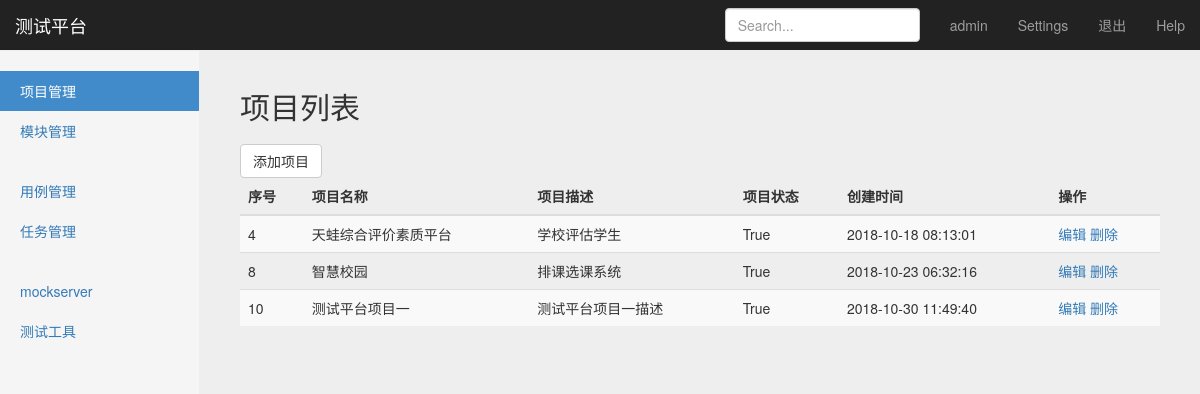
The app's page /manage/project_manage/ (signed in) with its own data.
### project_app/models.py (models this page shows, shortened)
class Project(models.Model):
    name = models.CharField("项目名称", blank=False,max_length=1000)
    desc = models.CharField("项目描述",blank=True, max_length=5000)
    status = models.BooleanField("项目状态", default=True)
    create_time = models.DateTimeField("创建时间", auto_now_add=True)

### project_app/views/project_views.py (the view)
# urls.py: path('project_manage/', project_views.project_manage),
@login_required #判断用户是否已经登录，如果未登录，在浏览器中直接输入project_manage的地址，不让访问
def project_manage(request):
    project_list = Project.objects.all()
    username = request.session.get('user1', '')
    return render(request, "project_manage.html", {"user": username, "projects": project_list, "type": 'list'})

### templates/project_manage.html (shortened to what this page needs)
{% extends "base.html" %}
{% block content %}
    <nav class="navbar navbar-inverse navbar-fixed-top">
      <div class="container-fluid">
        <div class="navbar-header">
          <a class="navbar-brand" href="#">测试平台</a>
        </div>
        <div id="navbar" class="navbar-collapse collapse">
          <ul class="nav navbar-nav navbar-right">
            <li><a href="#">{{ user }}</a></li>
            <li><a href="#">Settings</a></li>
            <li><a href="/logout/">退出</a></li>
            <li><a href="#">Help</a></li>
          </ul>
          <form class="navbar-form navbar-right">
            <input type="text" class="form-control" placeholder="Search...">
          </form>
        </div>
      </div>
    </nav>
    <div class="container-fluid">
      <div class="row">
        <div class="col-sm-3 col-md-2 sidebar">
          <ul class="nav nav-sidebar">
            <li class="active"><a href="#" id="project_manage">项目管理</a></li>
              <li><a href="/manage/module_manage/" id="module_manage">模块管理</a></li>
          </ul>
          <ul class="nav nav-sidebar">
            <li><a href="/interface/case_manage/" id="case_manage">用例管理</a></li>
            <li><a href="/interface/task_manage/" id="task_manage">任务管理</a></li>
          </ul>
          <ul class="nav nav-sidebar">
            <li><a href="">mockserver</a></li>
            <li><a href="">测试工具</a></li>
          </ul>
        </div>
        {% if type == 'list' %}
        <div class="col-sm-9 col-sm-offset-3 col-md-10 col-md-offset-2 main">
          <h2 class="sub-header">项目列表</h2>
            <button type="button" class="btn btn-default" id="add_project" onclick="window.location.href='/manage/add_project/'">添加项目</button>
          <div class="table-responsive">
            <table class="table table-striped">
              <thead>
                <tr>
                  <th>序号</th>
                  <th>项目名称</th>
                  <th>项目描述</th>
                  <th>项目状态</th>
                  <th>创建时间</th>
                  <th>操作</th>
                </tr>
              </thead>
              <tbody>
              {% for project in projects %}
              <tr>
                  <td>{{ project.id }}</td>
                  <td id="project_name">{{ project.name }}</td>
                  <td>{{ project.desc }}</td>
                  <td>{{ project.status }}</td>
                  <td>{{ project.create_time | date:"Y-m-d H:i:s" }}</td>
                  <td>
                      <a href="/manage/edit_project/{{ project.id }}/">编辑</a>
                      <a href="/manage/del_project/{{ project.id }}/">删除</a>
                  </td>
              </tr>
              {% endfor %}
              </tbody>
            </table>
          </div>
        </div>
      {% endif %}
    </div>
{% endblock %}

### static/css/signin.css (style rules this page uses)
body { padding-top: 40px; padding-bottom: 40px; background-color: #eee; }

### static/css/dashboard.css (style rules this page uses)
body { padding-top: 50px; }
.sub-header { padding-bottom: 10px; border-bottom: 1px solid #eee; }
.navbar-fixed-top { border: 0; }
.sidebar { display: none; }
@media (min-width: 768px) { .sidebar { position: fixed; top: 51px; bottom: 0; left: 0; z-index: 1000; display: block; padding: 20px; overflow-x: hidden; overflow-y: auto; background-color: #f5f5f5; border-right: 1px solid #eee; } }
.nav-sidebar { margin-right: -21px; margin-bottom: 20px; margin-left: -20px; }
.nav-sidebar > li > a { padding-right: 20px; padding-left: 20px; }
.nav-sidebar > .active > a, .nav-sidebar > .active > a:hover, .nav-sidebar > .active > a:focus { color: #fff; background-color: #428bca; }
.main { padding: 20px; }
@media (min-width: 768px) { .main { padding-right: 40px; padding-left: 40px; } }

### records on screen
Project: id "4", name "天蛙综合评价素质平台", desc "学校评估学生", status "True", create_time "2018-10-18 08:13:01"
Project: id "8", name "智慧校园", desc "排课选课系统", status "True", create_time "2018-10-23 06:32:16"
Project: id "10", name "测试平台项目一", desc "测试平台项目一描述", status "True", create_time "2018-10-30 11:49:40"

### other values on screen
{{ user }} "admin"
